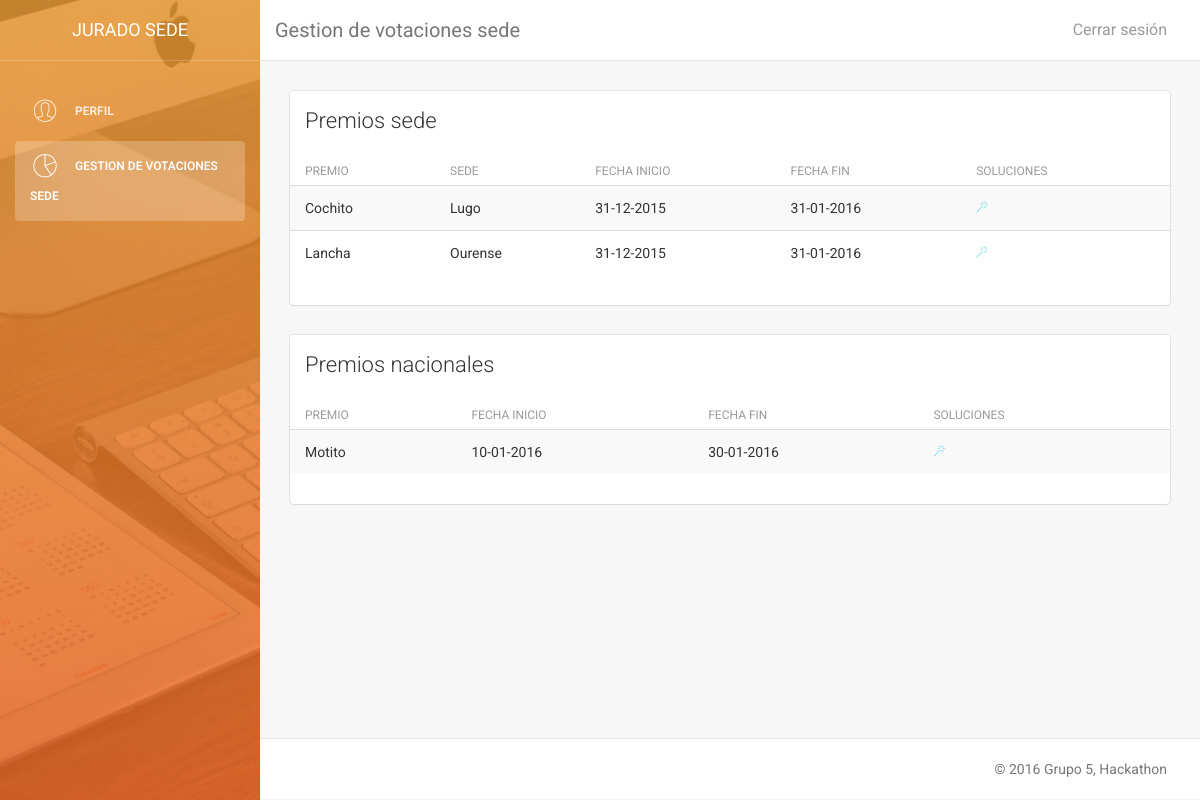
The app's page /vistas/jurado_sede/js_menu.php (signed in) with its own data.
### tables this page shows
CREATE TABLE IF NOT EXISTS Premio (
  `idPremio` VARCHAR(50) NOT NULL,
  `Sede_idSede` VARCHAR(50),
  `Descripcion` VARCHAR(300),
  `FechaEquipos` DATE NOT NULL,
  `FechaJuradoS` DATE NOT NULL,
  `FechaJuradoN` VARCHAR(45),
  `TipoPremio` ENUM('s', 'n') DEFAULT 'n',
  `Solucion_EsPropuesta` TINYINT(1),
  `Solucion_Equipo_idEquipo` VARCHAR(50),
  `Solucion_Reto_idReto` VARCHAR(50),
  PRIMARY KEY (`idPremio`),
  CONSTRAINT `fk_Premio_Solucion`
    FOREIGN KEY (`Solucion_EsPropuesta` , `Solucion_Equipo_idEquipo` , `Solucion_Reto_idReto`)
    REFERENCES Solucion(`EsPropuesta` , `Equipo_idEquipo` , `Reto_idReto`)
    ON DELETE CASCADE
    ON UPDATE CASCADE,
  CONSTRAINT `fk_Premio_Sede`
    FOREIGN KEY (`Sede_idSede`)
    REFERENCES Sede(`idSede`)
    ON DELETE CASCADE
    ON UPDATE CASCADE);

### modelo/esp.php (called while the page is built, shortened)
<?php
$idioma["aceptar"] = "Aceptar";
$idioma["cancelar"] = "Cancelar";
$idioma["editar"] = "Editar";
$idioma["eliminar"] = "Eliminar";
$idioma["volver"] = "Volver";
$idioma["crear"] = "Crear";
$idioma["modificar"] = "Modificar";
$idioma["cerrar"] = "Cerrar sesión";
$idioma["si"] = "SI";
$idioma["no"] = "NO";
$idioma["ver"] = "Ver";
$idioma["add"] = "Añadir";
$idioma['perfil'] = "Perfil";
$idioma['editar_perfil'] = "Editar perfil";
$idioma['eliminar_perfil'] = "Eliminar mi cuenta";
$idioma['rol'] = "Rol";
$idioma['idioma'] = "Idioma";
$idioma['nueva_pass'] = "Nueva contraseña";
$idioma["login_introduccion"] = "Bienvenido a la pagina del Hackaton.";
$idioma["login_introduccion2"] = "El mayor evento de retos del mundo";
$idioma["login_logueate"] = "Logueate en nuestro sitio";
$idioma["login_introduzca"] = "Introduzca su usario y contraseña para entrar:";
$idioma["login_usuario"] = "Usuario";
$idioma["login_pass"] = "Contraseña";
$idioma["login_aceptar"] = "Entra!";
$idioma["login_registrar"] = "Regístrate";
$idioma["login_or"] = "o si no...";
$idioma["login_visita"] = "Mira los retos";
$idioma["login_retos"] = "Retos";
$idioma['login_frase_retos'] = "Haz click en los retos para ver su descripcion";
$idioma['volver_login'] = "Volver al login";
$idioma['crear_reto'] = "¡Crea un reto!";
$idioma["registro_introduccion"] = "Bienvenido a la pagina del Hackaton.";
$idioma["registro_introduccion2"] = "El mayor evento de retos del mundo";
$idioma["registro_registrate"] = "Regístrate en nuestro sitio";
$idioma["registro_introduzca"] = "Rellena los campos para regístrarte:";
$idioma["registro_usuario"] = "Usuario";
$idioma["registro_sede"] = "Sede";
$idioma["registro_nombre"] = "Nombre";
$idioma["registro_pass"] = "Contraseña";
$idioma["registro_email"] = "Correo";
$idioma["registro_equipo"] = "Equipo";
$idioma["registro_aceptar"] = "Regístrate";
$idioma["registro_volver"] = "Volver";
$idioma["reto_introduce"] = "Completa los siguientes campos";
$idioma["gestion_retos"] = "Gestión de retos";
$idioma["retoSi"] = "Retos aceptados";
$idioma["retoNo"] = "Retos no aceptados";
$idioma["reto_nombre"] = "Nombre del reto";
$idioma["reto_descripcion"] = "Descripción";
$idioma["reto_aceptado"] = "Aceptado";
$idioma["reto_crear"] = "Crear reto";
$idioma["reto_modificar"] = "Modificar reto";
$idioma['retos'] = "Retos";
$idioma['reto_eliminar'] = "Eliminar reto";
$idioma["gestion_sedes"] = "Gestion de sedes";
$idioma["nueva_sede"] = "Nueva Sede";
$idioma["id_Sede"] = "Introduzca Ubicación";
$idioma["nombre_sede"] = "Nombre de sede";
$idioma["eliminar_sede"] = "Eliminar sede";
?>

### modelo/model_premio.php (called while the page is built, shortened)
<?php
include_once 'connect_DB.php';
class Premio {
    public function listar($tipo){
        $db = new Database();
        $sqlPremios = $db->consulta('SELECT * FROM Premio WHERE TipoPremio= \'' . $tipo . '\'');
        $arrayPremios = array();
        while ($row = mysqli_fetch_assoc($sqlPremios)) {
            $arrayPremios[] = $row;
        }
        return $arrayPremios;
    }
}
?>

### modelo/connect_DB.php (called while the page is built, shortened)
<?php
class Database {
    var $conexion;
    public function __construct($host="localhost",$user="admin_hackaton",
                                $pass="iu", $db="et1_hackaton"){
        $this->conexion = mysqli_connect($host, $user, $pass, $db);
    }
    public function consulta($sentencia){
        return mysqli_query($this->conexion,$sentencia);
    }
}
?>

### vistas/jurado_sede/js_menu.php (the view, shortened to what this page needs)
<!doctype html>
<html lang="en">
    <?php
    include_once '../../modelo/model_premio.php';
    $p = new Premio();
    $premiosS = $p->listar('s');
    $premiosN = $p->listar('n');
    $date = date('Y-m-d', time());
    ?>
    <body>
        <div class="wrapper">
            <?php include_once '../Sidebars/js_sidebar.php'; js_sidebar('', 'class="active"');?>
            <div class="main-panel">
                <nav class="navbar navbar-default navbar-fixed">
                    <div class="container-fluid">
                        <div class="navbar-header">
                            <a class="navbar-brand" href="#"><?php echo $idioma['gestion_votos_sede'];?></a>
                        </div>
                        <div class="collapse navbar-collapse">
                            <ul class="nav navbar-nav navbar-right">
                                <li>
                                    <a href="../../controladores/ctrl_log_out.php">
                                        <?php echo $idioma["cerrar"]; ?>
                                    </a>
                                </li>
                            </ul>
                        </div>
                    </div>
                </nav>
                <div class="content">
                    <div class="container-fluid">
                        <div class="card">
                            <div class="header">
                                <h4 class="title"><?php echo $idioma['premios_sede'];?></h4>
                            </div>
                            <div class="content table-responsive table-full-width">
                                <table class="table table-hover table-striped">
                                    <thead>
                                        <th><?php echo $idioma['premio'];?></th>
                                        <th><?php echo $idioma['registro_sede'];?></th>
                                        <th><?php echo $idioma['fi'];?></th>
                                        <th><?php echo $idioma['ff'];?></th>
                                        <th><?php echo $idioma['soluciones'];?></th>
                                    </thead>
                                    <tbody>
                                        <?php $count = 0;
                                        foreach ($premiosS as $ps){
                                        if(($ps['FechaEquipos'] < $date) && ($ps['FechaJuradoS'] >= $date)){
                                        $count++;?>
                                        <tr>
                                            <td><?php echo $ps['idPremio'];?></td>
                                            <td><?php echo $ps['Sede_idSede'];?></td>
                                            <td><?php $fi=date_create($ps['FechaEquipos']);
                                            echo date_format($fi,"d-m-Y");?></td>
                                            <td><?php $ff=date_create($ps['FechaJuradoS']);
                                            echo date_format($ff,"d-m-Y");?></td>
                                            <td><a href="js_soluciones_sede.php?premio=<?php echo $ps['idPremio'];?>&sede=<?php echo $ps['Sede_idSede'];?>"><i class="pe-7s-magic-wand"></i></a></td>
                                        </tr>
                                        <?php }
                                        }?>
                                    </tbody>
                                </table>
                            </div>
                        </div>
                        <div class="card">
                            <div class="header">
                                <h4 class="title"><?php echo $idioma['premios_nacional'];?></h4>
                            </div>
                            <div class="content table-responsive table-full-width">
                                <table class="table table-hover table-striped">
                                    <thead>
                                        <th><?php echo $idioma['premio'];?></th>
                                        <th><?php echo $idioma['fi'];?></th>
                                        <th><?php echo $idioma['ff'];?></th>
                                        <th><?php echo $idioma['soluciones'];?></th>
                                    </thead>
                                    <tbody>
                                        <?php
                                        foreach ($premiosN as $pn){
                                        if(($pn['FechaEquipos'] < $date) && ($pn['FechaJuradoS'] >= $date)){
                                        $count2++;?>
                                        <tr>
                                            <td><?php echo $pn['idPremio'];?></td>
                                            <td><?php $fi=date_create($pn['FechaEquipos']);
                                            echo date_format($fi,"d-m-Y");?></td>
                                            <td><?php $ff=date_create($pn['FechaJuradoS']);
                                            echo date_format($ff,"d-m-Y");?></td>
                                            <td><a href="js_soluciones.php?premio=<?php echo $pn['idPremio'];?>"><i class="pe-7s-magic-wand"></i></a></td>
                                        </tr>
                                        <?php }
                                        }?>
                                    </tbody>
                                </table>
                            </div>
                        </div>
                    </div>
                </div>
                <footer class="footer">
                    <div class="container-fluid">
                        <p class="copyright pull-right"> &copy; 2016 Grupo 5, Hackathon</p>
                    </div>
                </footer>
            </div>
        </div>
    </body>
</html>

### records on screen
premio: idPremio "Cochito", Sede_idSede "Lugo", FechaEquipos "31-12-2015", FechaJuradoS "31-01-2016"
premio: idPremio "Lancha", Sede_idSede "Ourense", FechaEquipos "31-12-2015", FechaJuradoS "31-01-2016"
premio: idPremio "Motito", FechaEquipos "10-01-2016", FechaJuradoS "30-01-2016"

### other values on screen
$idioma['jurado_sede'] "JURADO SEDE"
$idioma['perfil'] "PERFIL"
$idioma['gestion_votos_sede'] "GESTION DE VOTACIONES SEDE"
$idioma['gestion_votos_sede'] "Gestion de votaciones sede"
$idioma["cerrar"] "Cerrar sesión"
$idioma['premios_sede'] "Premios sede"
$idioma['premio'] "PREMIO"
$idioma['registro_sede'] "SEDE"
$idioma['fi'] "FECHA INICIO"
$idioma['ff'] "FECHA FIN"
$idioma['soluciones'] "SOLUCIONES"
$idioma['premios_nacional'] "Premios nacionales"
